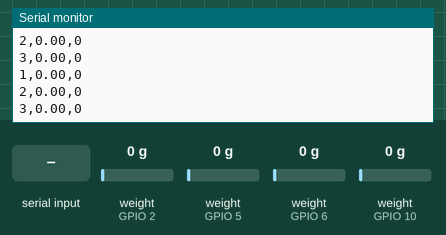
A sketch run on a simulated ESP32. Parts: the last lines printed to the serial monitor. The test bench sets the inputs (shaded band); at power-on: weight on the scale (sensors on GPIO 2, GPIO 5, GPIO 6, GPIO 10) 0 g.

Above: at 10.8 s.
10.9 s: "t" received over Serial
At 11.11 s:
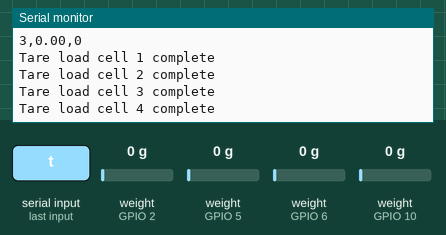
12.4 s: weight on the scale (sensor on GPIO 2) set to 100 g
At 13.5 s:
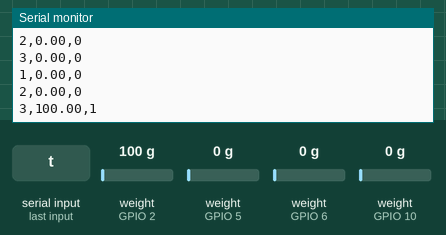
13.9 s: weight on the scale (sensor on GPIO 5) set to 100 g
At 15.1 s:
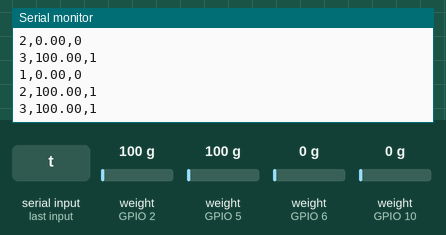
15.4 s: weight on the scale (sensor on GPIO 6) set to 100 g
At 16.7 s:
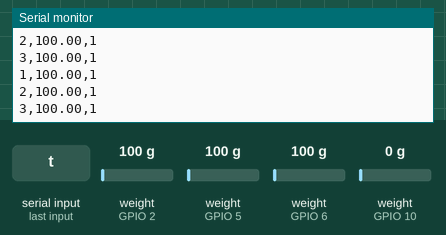
16.9 s: weight on the scale (sensor on GPIO 2) set to 1250 g
At 18.2 s:
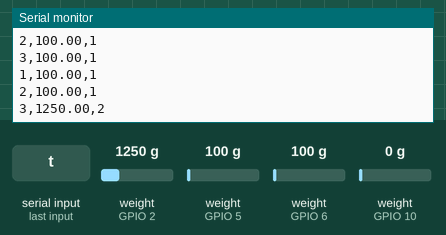
18.4 s: weight on the scale (sensor on GPIO 5) set to 1250 g
At 19.5 s:
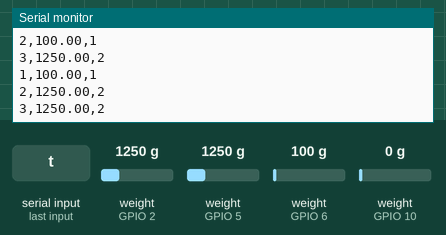
Timing chart, 0 to 20.9 s (numbered marks = the images above; inputs shaded):
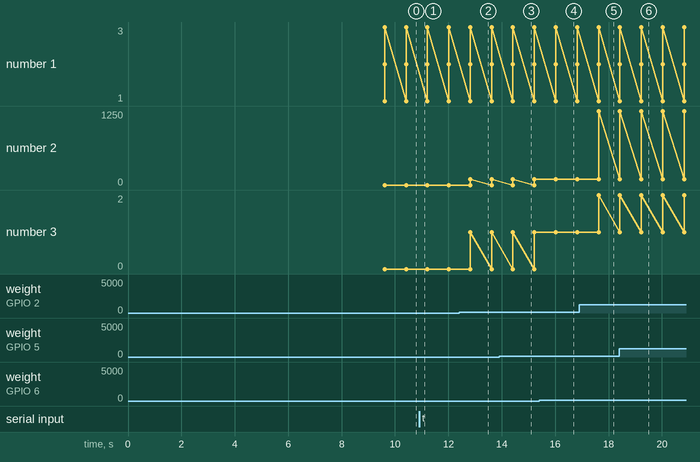

The sketch:

loadingSensors.ino
```cpp
//-------------------------------------------------------------------------------------
// HX711_ADC.h
// Arduino master library for HX711 24-Bit Analog-to-Digital Converter for Weigh Scales
// Olav Kallhovd sept2017
// Modified for FOUR HX711 modules
//-------------------------------------------------------------------------------------

uint8_t receiverMAC[] = {
  0xAC, 0x27, 0x6E, 0x81, 0x85, 0x64
};


typedef struct {
    uint8_t sensorNumber;
    float rawData;
    uint8_t pressureCategory;
} struct_message;

struct_message myData;


#include <HX711_ADC.h>
#include <math.h>
#include <stdio.h>
#include <esp_now.h>
#include <WiFi.h>
#if defined(ESP8266) || defined(ESP32) || defined(AVR)
#include <EEPROM.h>
#endif

// Pins:
const int HX711_dout_1 = 6;
const int HX711_sck_1  = 7;

const int HX711_dout_2 = 5;
const int HX711_sck_2  = 4;

const int HX711_dout_3 = 2;
const int HX711_sck_3  = 3;

const int HX711_dout_4 = 10;
const int HX711_sck_4  = 21;

// HX711 constructors
HX711_ADC LoadCell_1(HX711_dout_1, HX711_sck_1);
HX711_ADC LoadCell_2(HX711_dout_2, HX711_sck_2);
HX711_ADC LoadCell_3(HX711_dout_3, HX711_sck_3);
HX711_ADC LoadCell_4(HX711_dout_4, HX711_sck_4);

// EEPROM addresses (4 bytes each)
const int calVal_eepromAdress_1 = 0;
const int calVal_eepromAdress_2 = 4;
const int calVal_eepromAdress_3 = 8;
const int calVal_eepromAdress_4 = 12;

unsigned long t = 0;

void setup() {

  Serial.begin(57600);
  delay(10);

  Serial.println();
  Serial.println("Starting...");

  WiFi.mode(WIFI_STA);
  esp_now_init();

  esp_now_peer_info_t peerInfo = {};
  memcpy(peerInfo.peer_addr, receiverMAC, 6);
  peerInfo.channel = 0;
  peerInfo.encrypt = false;
  esp_now_add_peer(&peerInfo);

  float calibrationValue_1;
  float calibrationValue_2;
  float calibrationValue_3;
  float calibrationValue_4;

  calibrationValue_1 = 200.0;
  calibrationValue_2 = 200.0;
  calibrationValue_3 = 200.0;
  calibrationValue_4 = 200.0;

#if defined(ESP8266) || defined(ESP32)
  //EEPROM.begin(512);
#endif

  //EEPROM.get(calVal_eepromAdress_1, calibrationValue_1);
  //EEPROM.get(calVal_eepromAdress_2, calibrationValue_2);
  //EEPROM.get(calVal_eepromAdress_3, calibrationValue_3);
  //EEPROM.get(calVal_eepromAdress_4, calibrationValue_4);

  LoadCell_1.begin();
  LoadCell_2.begin();
  LoadCell_3.begin();
  LoadCell_4.begin();

  //LoadCell_1.setReverseOutput();
  //LoadCell_2.setReverseOutput();
  //LoadCell_3.setReverseOutput();
  //LoadCell_4.setReverseOutput();

  unsigned long stabilizingtime = 2000;
  boolean _tare = true;

  byte loadcell_1_rdy = 0;
  byte loadcell_2_rdy = 0;
  byte loadcell_3_rdy = 0;
  byte loadcell_4_rdy = 0;

  while ((loadcell_1_rdy + loadcell_2_rdy + loadcell_3_rdy + loadcell_4_rdy) < 4) {

    if (!loadcell_1_rdy)
      loadcell_1_rdy = LoadCell_1.startMultiple(stabilizingtime, _tare);

    if (!loadcell_2_rdy)
      loadcell_2_rdy = LoadCell_2.startMultiple(stabilizingtime, _tare);

    if (!loadcell_3_rdy)
      loadcell_3_rdy = LoadCell_3.startMultiple(stabilizingtime, _tare);

    if (!loadcell_4_rdy)
      loadcell_4_rdy = LoadCell_4.startMultiple(stabilizingtime, _tare);
  }

  if (LoadCell_1.getTareTimeoutFlag())
    Serial.println("Timeout, check MCU>HX711 no.1 wiring");

  if (LoadCell_2.getTareTimeoutFlag())
    Serial.println("Timeout, check MCU>HX711 no.2 wiring");

  if (LoadCell_3.getTareTimeoutFlag())
    Serial.println("Timeout, check MCU>HX711 no.3 wiring");

  if (LoadCell_4.getTareTimeoutFlag())
    Serial.println("Timeout, check MCU>HX711 no.4 wiring");

  LoadCell_1.setCalFactor(calibrationValue_1);
  LoadCell_2.setCalFactor(calibrationValue_2);
  LoadCell_3.setCalFactor(calibrationValue_3);
  LoadCell_4.setCalFactor(calibrationValue_4);

  Serial.println("Startup is complete");
}

void loop() {

  static boolean newDataReady = 0;
  const int serialPrintInterval = 800;


  if (LoadCell_1.update()) newDataReady = true;
  LoadCell_2.update();
  LoadCell_3.update();
  LoadCell_4.update();

  if (newDataReady) {

    if (millis() > t + serialPrintInterval) {

      float a = abs(LoadCell_1.getData());
      float b = abs(LoadCell_2.getData());
      float c = abs(LoadCell_3.getData());
      float d = abs(LoadCell_4.getData());

    newDataReady = false;
    t = millis();

      myData.sensorNumber = 1;
      myData.rawData = a;

    if (a <= 15)
      myData.pressureCategory = 0;
    else if (a <= 120)
      myData.pressureCategory = 1;
    else
      myData.pressureCategory = 2;

esp_now_send(receiverMAC, (uint8_t *)&myData, sizeof(myData));


    myData.sensorNumber = 2;
    myData.rawData = b;

    if (b <= 30)
       myData.pressureCategory = 0;
    else if (b <= 120)
      myData.pressureCategory = 1;
    else
      myData.pressureCategory = 2;

esp_now_send(receiverMAC, (uint8_t *)&myData, sizeof(myData));
    myData.sensorNumber = 3;
    myData.rawData = c;

    if (c <= 30)
      myData.pressureCategory = 0;
    else if (c <= 120)
      myData.pressureCategory = 1;
  else
    myData.pressureCategory = 2;

esp_now_send(receiverMAC, (uint8_t *)&myData, sizeof(myData));


      // ----- Load Cell 1 -----
      Serial.print("1,");
      Serial.print(a, 2);
      Serial.print(",");

      if (a <= 15)
        Serial.println(0);
      else if (a <= 120)
        Serial.println(1);
      else
        Serial.println(2);

      // ----- Load Cell 2 -----
      Serial.print("2,");
      Serial.print(b, 2);
      Serial.print(",");

      if (b <= 30)
        Serial.println(0);
      else if (b <= 120)
        Serial.println(1);
      else
        Serial.println(2);

      // ----- Load Cell 3 -----
      Serial.print("3,");
      Serial.print(c, 2);
      Serial.print(",");

      if (c <= 30)
        Serial.println(0);
      else if (c <= 120)
        Serial.println(1);
      else
        Serial.println(2);

      // ----- Load Cell 4 -----
      // Serial.print("4,");
      // Serial.print(d, 2);
      // Serial.print(",");

      // if (d <= 30)
      //   Serial.println(0);
      // else if (d <= 120)
      //   Serial.println(1);
      // else
      //   Serial.println(2);
    }
  }

  // Serial commands
  if (Serial.available() > 0) {

    char inByte = Serial.read();

    if (inByte == 't') {

      LoadCell_1.tareNoDelay();
      LoadCell_2.tareNoDelay();
      LoadCell_3.tareNoDelay();
      LoadCell_4.tareNoDelay();

    }
  }

  if (LoadCell_1.getTareStatus())
    Serial.println("Tare load cell 1 complete");

  if (LoadCell_2.getTareStatus())
    Serial.println("Tare load cell 2 complete");

  if (LoadCell_3.getTareStatus())
    Serial.println("Tare load cell 3 complete");

  if (LoadCell_4.getTareStatus())
    Serial.println("Tare load cell 4 complete");
}
```

Measured:
- after the input at 10.9 s, the serial monitor: prints a new line at once (image 1)
- after the input at 12.4 s, the serial monitor: prints a new line after 0.42 s (image 2)
- after the input at 13.9 s, the serial monitor: prints a new line after 0.52 s (image 3)
- after the input at 15.4 s, the serial monitor: prints a new line after 0.62 s (image 4)
- after the input at 16.9 s, the serial monitor: prints a new line after 0.73 s (image 5)
- after the input at 18.4 s, the serial monitor: prints a new line after 0.83 s (image 6)
- plotted number 2: 0 → 100 after the input at 12.4 s, 100 → 1250 after the input at 16.9 s
